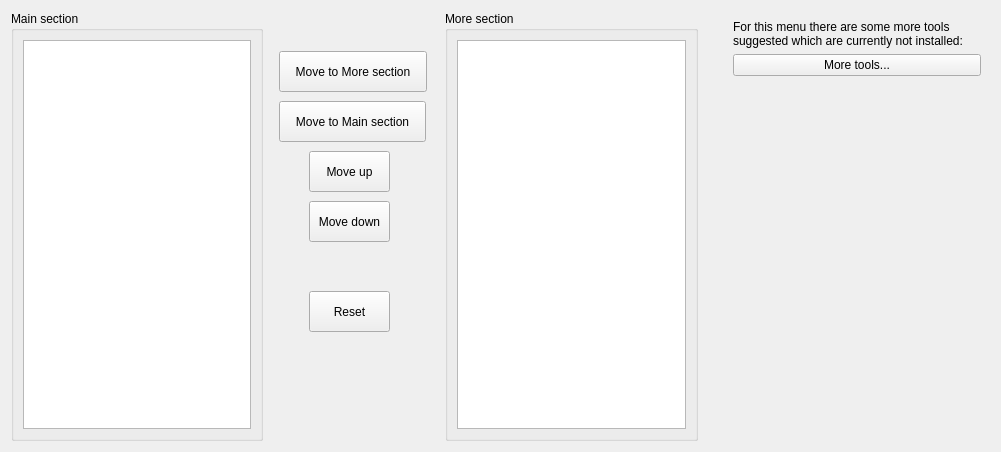
<?xml version="1.0" encoding="UTF-8"?>
<ui version="4.0">
 <class>KMoreToolsConfigWidget</class>
 <widget class="QWidget" name="KMoreToolsConfigWidget">
  <property name="geometry">
   <rect>
    <x>0</x>
    <y>0</y>
    <width>1001</width>
    <height>452</height>
   </rect>
  </property>
  <layout class="QGridLayout" name="gridLayout">
   <item row="0" column="0">
    <layout class="QHBoxLayout" name="horizontalLayout_2">
     <item>
      <widget class="QGroupBox" name="gbMainSection">
       <property name="sizePolicy">
        <sizepolicy hsizetype="Preferred" vsizetype="Expanding">
         <horstretch>0</horstretch>
         <verstretch>0</verstretch>
        </sizepolicy>
       </property>
       <property name="title">
        <string>Main section</string>
       </property>
       <layout class="QVBoxLayout" name="verticalLayout_2">
        <item>
         <widget class="QListWidget" name="listMainSection"/>
        </item>
       </layout>
      </widget>
     </item>
     <item>
      <widget class="QWidget" name="widget" native="true">
       <property name="sizePolicy">
        <sizepolicy hsizetype="Preferred" vsizetype="Expanding">
         <horstretch>0</horstretch>
         <verstretch>0</verstretch>
        </sizepolicy>
       </property>
       <property name="minimumSize">
        <size>
         <width>170</width>
         <height>325</height>
        </size>
       </property>
       <widget class="QToolButton" name="buttonMoveDown">
        <property name="geometry">
         <rect>
          <x>40</x>
          <y>190</y>
          <width>81</width>
          <height>41</height>
         </rect>
        </property>
        <property name="text">
         <string>Move down</string>
        </property>
        <property name="icon">
         <iconset theme="arrow-down">
          <normaloff>.</normaloff>.</iconset>
        </property>
        <property name="toolButtonStyle">
         <enum>Qt::ToolButtonTextUnderIcon</enum>
        </property>
       </widget>
       <widget class="QToolButton" name="buttonMoveUp">
        <property name="geometry">
         <rect>
          <x>40</x>
          <y>140</y>
          <width>81</width>
          <height>41</height>
         </rect>
        </property>
        <property name="text">
         <string>Move up</string>
        </property>
        <property name="icon">
         <iconset theme="arrow-up">
          <normaloff>.</normaloff>.</iconset>
        </property>
        <property name="toolButtonStyle">
         <enum>Qt::ToolButtonTextUnderIcon</enum>
        </property>
       </widget>
       <widget class="QToolButton" name="buttonMoveToMain">
        <property name="geometry">
         <rect>
          <x>10</x>
          <y>90</y>
          <width>147</width>
          <height>41</height>
         </rect>
        </property>
        <property name="text">
         <string>Move to Main section</string>
        </property>
        <property name="icon">
         <iconset theme="arrow-left">
          <normaloff>.</normaloff>.</iconset>
        </property>
        <property name="toolButtonStyle">
         <enum>Qt::ToolButtonTextUnderIcon</enum>
        </property>
       </widget>
       <widget class="QToolButton" name="buttonMoveToMore">
        <property name="geometry">
         <rect>
          <x>10</x>
          <y>40</y>
          <width>148</width>
          <height>41</height>
         </rect>
        </property>
        <property name="text">
         <string>Move to More section</string>
        </property>
        <property name="icon">
         <iconset theme="arrow-right">
          <normaloff>.</normaloff>.</iconset>
        </property>
        <property name="toolButtonStyle">
         <enum>Qt::ToolButtonTextUnderIcon</enum>
        </property>
       </widget>
       <widget class="QToolButton" name="buttonReset">
        <property name="geometry">
         <rect>
          <x>40</x>
          <y>280</y>
          <width>81</width>
          <height>41</height>
         </rect>
        </property>
        <property name="text">
         <string>Reset</string>
        </property>
        <property name="icon">
         <iconset theme="document-revert">
          <normaloff>.</normaloff>.</iconset>
        </property>
        <property name="toolButtonStyle">
         <enum>Qt::ToolButtonTextUnderIcon</enum>
        </property>
       </widget>
      </widget>
     </item>
     <item>
      <widget class="QGroupBox" name="gbMoreSection">
       <property name="sizePolicy">
        <sizepolicy hsizetype="Preferred" vsizetype="Expanding">
         <horstretch>0</horstretch>
         <verstretch>0</verstretch>
        </sizepolicy>
       </property>
       <property name="title">
        <string>More section</string>
       </property>
       <layout class="QVBoxLayout" name="verticalLayout_3">
        <item>
         <widget class="QListWidget" name="listMoreSection"/>
        </item>
       </layout>
      </widget>
     </item>
     <item>
      <spacer name="horizontalSpacer_2">
       <property name="orientation">
        <enum>Qt::Horizontal</enum>
       </property>
       <property name="sizeType">
        <enum>QSizePolicy::Fixed</enum>
       </property>
       <property name="sizeHint" stdset="0">
        <size>
         <width>20</width>
         <height>20</height>
        </size>
       </property>
      </spacer>
     </item>
     <item>
      <widget class="QFrame" name="frameNotInstalledTools">
       <property name="sizePolicy">
        <sizepolicy hsizetype="MinimumExpanding" vsizetype="Preferred">
         <horstretch>0</horstretch>
         <verstretch>0</verstretch>
        </sizepolicy>
       </property>
       <property name="minimumSize">
        <size>
         <width>100</width>
         <height>0</height>
        </size>
       </property>
       <property name="frameShape">
        <enum>QFrame::NoFrame</enum>
       </property>
       <property name="frameShadow">
        <enum>QFrame::Plain</enum>
       </property>
       <property name="lineWidth">
        <number>0</number>
       </property>
       <layout class="QVBoxLayout" name="verticalLayout_4">
        <item>
         <widget class="QLabel" name="label">
          <property name="text">
           <string>For this menu there are some more tools suggested which are currently not installed:</string>
          </property>
          <property name="wordWrap">
           <bool>true</bool>
          </property>
         </widget>
        </item>
        <item>
         <widget class="QPushButton" name="buttonNotInstalledTools">
          <property name="text">
           <string>More tools...</string>
          </property>
         </widget>
        </item>
        <item>
         <spacer name="verticalSpacer">
          <property name="orientation">
           <enum>Qt::Vertical</enum>
          </property>
          <property name="sizeHint" stdset="0">
           <size>
            <width>20</width>
            <height>40</height>
           </size>
          </property>
         </spacer>
        </item>
       </layout>
      </widget>
     </item>
    </layout>
   </item>
  </layout>
 </widget>
 <resources/>
 <connections/>
</ui>
